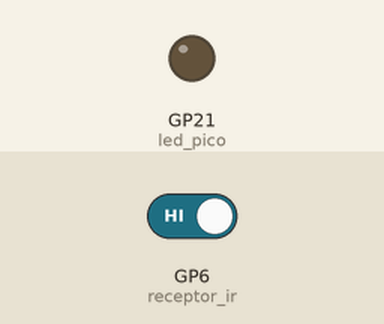
Bench run of a program on a simulated Raspberry Pi Pico running MicroPython. Shown: output pins drawn as LEDs (lit = HIGH). Inputs (shaded band) come from the test bench; at power-on: GP6 (receptor_ir) HIGH. Pins used as bus, display or sensor lines are not drawn; what the program prints to the serial console is not drawn.

Above: at 1.2 s.
1.3 s: GP6 (receptor_ir) driven LOW
At 2.0 s:
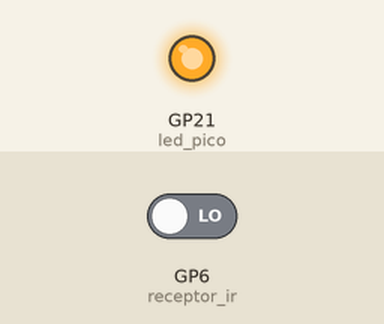
2.8 s: GP6 (receptor_ir) driven HIGH
At 3.1 s:
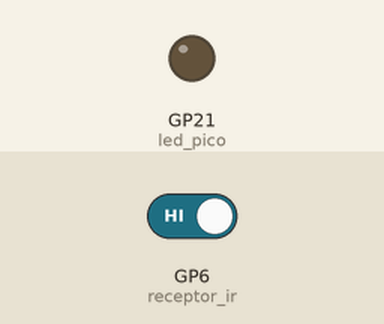
Timing chart, 0 to 5.8 s (numbered marks = the images above; inputs shaded):
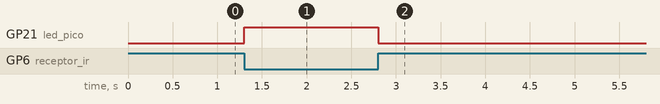

The program:

pruebilla.py
```python
from machine import Pin
import time

# Configuración de pines
receptor_ir = Pin(6, Pin.IN, Pin.PULL_UP)  # Entrada del OPL550 en GP6 con pull-up interno
led_pico = Pin(21, Pin.OUT)   # LED integrado en la Pico
emisor_ir = Pin(15, Pin.OUT)  # Control del LED emisor IR

# Enciende el LED IR (si lo tienes conectado a GP15)
emisor_ir.value(1)

# Tiempo mínimo para confirmar el cambio de estado (en milisegundos)
FILTRO_TIEMPO = 20  # 20 ms debería ser suficiente para eliminar ruido

# Variable global para el último tiempo de cambio de estado
ultimo_tiempo = time.ticks_ms()

# Función que maneja la interrupción con filtrado de ruido
def detectar_ir(pin):
    global ultimo_tiempo
#     tiempo_actual = time.ticks_ms()
#
#     # Filtrar cambios rápidos (posible ruido)
#     if time.ticks_diff(tiempo_actual, ultimo_tiempo) > FILTRO_TIEMPO:
    estado_sensor = pin.value()
#
    if estado_sensor == 0:
        print("💡 Luz IR detectada")
        led_pico.value(1)  # Enciende el LED integrado
    else:
        print("🌑 No hay luz IR")
        led_pico.value(0)  # Apaga el LED integrado

        # Actualizar el tiempo del último cambio confirmado
#        ultimo_tiempo = tiempo_actual

# Configurar la interrupción en el pin del sensor con filtro de ruido
receptor_ir.irq(trigger=Pin.IRQ_FALLING | Pin.IRQ_RISING, handler=detectar_ir)

print("Esperando detección de luz IR...")

# Mantener el programa corriendo sin ocupar la CPU innecesariamente
while True:
    time.sleep(1)
```

Measured:
- after the input at 1.3 s, GP21 (led_pico): LOW → HIGH at once
- after the input at 2.8 s, GP21 (led_pico): HIGH → LOW at once
